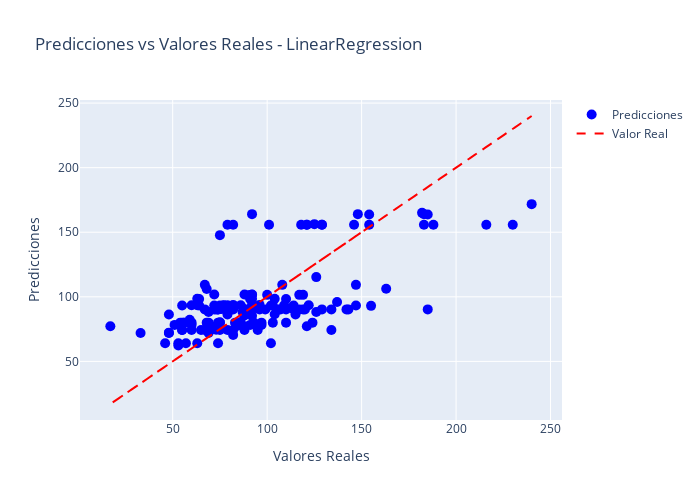

The cell this chart's notebook holds for it:
### Code cell
X= df_precio_cluster_0.drop(columns=['price', 'cluster'])
y = df_precio_cluster_0['price']
resultados_0, X_train, y_train, mejor_modelo_0, percentil_inferior_0, percentil_superior_0 = evaluate_models(X, y)

### Figure 1 — Plotly figure (JSON) as saved in the notebook; plotly's stock layout.template omitted (floating-point values rounded to 4 significant figures; data arrays with more than 128 entries replaced by an {"elided": "..."} marker saying what was removed)
{"data": [{"hovertext": {"elided": "156 str values"}, "marker": {"color": "blue", "size": 10}, "mode": "markers", "name": "Predicciones", "type": "scatter", "x": {"elided": "156 int values"}, "y": {"elided": "156 float values"}}, {"line": {"color": "red", "dash": "dash"}, "mode": "lines", "name": "Valor Real", "type": "scatter", "x": {"elided": "156 int values"}, "y": {"elided": "156 int values"}}], "layout": {"height": 500, "showlegend": true, "title": {"text": "Predicciones vs Valores Reales - LinearRegression"}, "width": 700, "xaxis": {"showgrid": true, "title": {"text": "Valores Reales"}}, "yaxis": {"showgrid": true, "title": {"text": "Predicciones"}}}}
